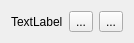
<?xml version="1.0" encoding="UTF-8"?>
<ui version="4.0">
 <class>PropEditorWidget</class>
 <widget class="QWidget" name="PropEditorWidget">
  <property name="geometry">
   <rect>
    <x>0</x>
    <y>0</y>
    <width>128</width>
    <height>41</height>
   </rect>
  </property>
  <layout class="QHBoxLayout" name="horizontalLayout">
   <item>
    <widget class="QLabel" name="label_">
     <property name="text">
      <string>TextLabel</string>
     </property>
    </widget>
   </item>
   <item>
    <widget class="QToolButton" name="duplicate_button">
     <property name="text">
      <string>...</string>
     </property>
    </widget>
   </item>
   <item>
    <widget class="QToolButton" name="delete_button">
     <property name="text">
      <string>...</string>
     </property>
    </widget>
   </item>
  </layout>
 </widget>
 <resources/>
 <connections/>
 <slots>
  <slot>deleteProperty()</slot>
  <slot>duplicateProperty()</slot>
 </slots>
</ui>
